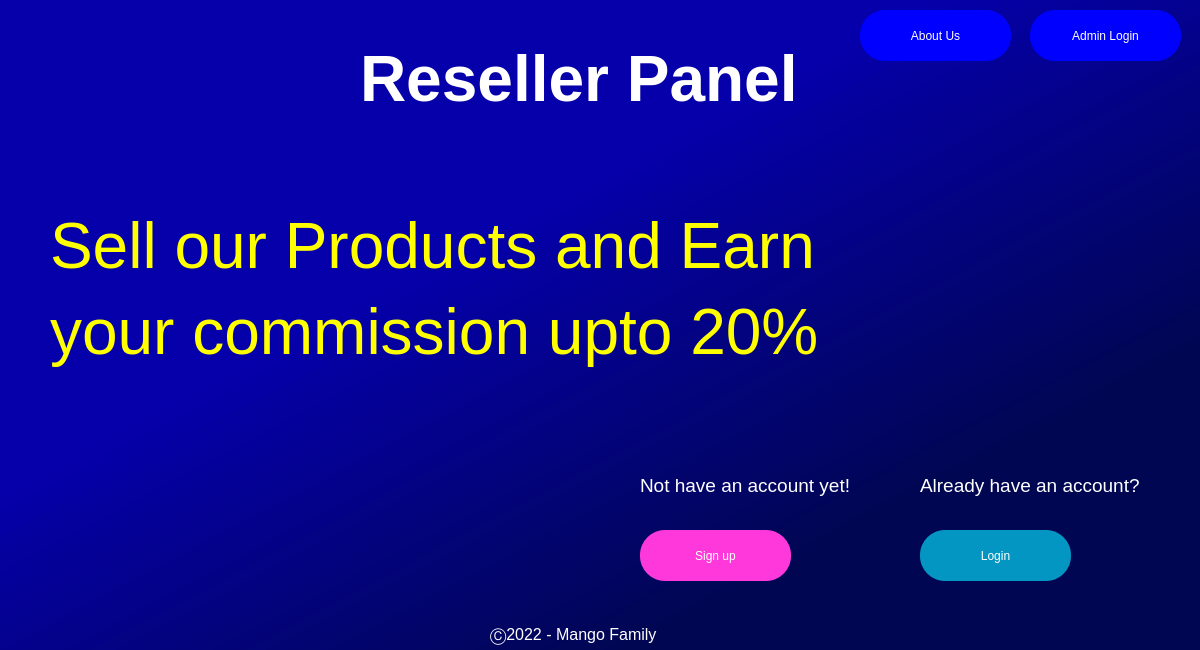
<?xml version="1.0" encoding="UTF-8"?>
<ui version="4.0">
 <class>Dialog</class>
 <widget class="QDialog" name="Dialog">
  <property name="geometry">
   <rect>
    <x>0</x>
    <y>0</y>
    <width>1200</width>
    <height>650</height>
   </rect>
  </property>
  <property name="windowTitle">
   <string>Dialog</string>
  </property>
  <widget class="QWidget" name="widget" native="true">
   <property name="geometry">
    <rect>
     <x>0</x>
     <y>0</y>
     <width>1200</width>
     <height>650</height>
    </rect>
   </property>
   <property name="styleSheet">
    <string notr="true">QWidget#widget{
background-color: qlineargradient(spread:pad, x1:0, y1:0, x2:0.755682, y2:0.773, stop:0.505682 rgba(5, 0, 169, 255), stop:1 rgba(1, 6, 82, 255));
}</string>
   </property>
   <widget class="QLabel" name="label">
    <property name="geometry">
     <rect>
      <x>50</x>
      <y>210</y>
      <width>821</width>
      <height>161</height>
     </rect>
    </property>
    <property name="text">
     <string>&lt;html&gt;&lt;head/&gt;&lt;body&gt;&lt;p&gt;&lt;span style=&quot; font-size:48pt; color:#ffff00;&quot;&gt;Sell our Products and Earn&lt;/span&gt;&lt;/p&gt;&lt;p&gt;&lt;span style=&quot; font-size:48pt; color:#ffff00;&quot;&gt;your commission upto 20%&lt;/span&gt;&lt;/p&gt;&lt;/body&gt;&lt;/html&gt;</string>
    </property>
   </widget>
   <widget class="QPushButton" name="signupButton">
    <property name="geometry">
     <rect>
      <x>640</x>
      <y>530</y>
      <width>151</width>
      <height>51</height>
     </rect>
    </property>
    <property name="styleSheet">
     <string notr="true">border-radius:25px;
background-color: rgb(255, 56, 219);
font: 14pt &quot;MS Shell Dlg 2&quot;;
color: rgb(255, 255, 255);</string>
    </property>
    <property name="text">
     <string>Sign up</string>
    </property>
   </widget>
   <widget class="QLabel" name="label_2">
    <property name="geometry">
     <rect>
      <x>640</x>
      <y>470</y>
      <width>221</width>
      <height>31</height>
     </rect>
    </property>
    <property name="text">
     <string>&lt;html&gt;&lt;head/&gt;&lt;body&gt;&lt;p&gt;&lt;span style=&quot; font-size:14pt; color:#ffffff;&quot;&gt;Not have an account yet!&lt;/span&gt;&lt;/p&gt;&lt;/body&gt;&lt;/html&gt;</string>
    </property>
   </widget>
   <widget class="QPushButton" name="loginButton">
    <property name="geometry">
     <rect>
      <x>920</x>
      <y>530</y>
      <width>151</width>
      <height>51</height>
     </rect>
    </property>
    <property name="styleSheet">
     <string notr="true">border-radius:25px;
background-color: rgb(4, 150, 194);
font: 14pt &quot;MS Shell Dlg 2&quot;;
color: rgb(255, 255, 255);</string>
    </property>
    <property name="text">
     <string>Login</string>
    </property>
   </widget>
   <widget class="QLabel" name="label_3">
    <property name="geometry">
     <rect>
      <x>920</x>
      <y>470</y>
      <width>221</width>
      <height>31</height>
     </rect>
    </property>
    <property name="text">
     <string>&lt;html&gt;&lt;head/&gt;&lt;body&gt;&lt;p&gt;&lt;span style=&quot; font-size:14pt; color:#ffffff;&quot;&gt;Already have an account?&lt;/span&gt;&lt;/p&gt;&lt;/body&gt;&lt;/html&gt;</string>
    </property>
   </widget>
   <widget class="QLabel" name="label_4">
    <property name="geometry">
     <rect>
      <x>360</x>
      <y>20</y>
      <width>471</width>
      <height>121</height>
     </rect>
    </property>
    <property name="styleSheet">
     <string notr="true">font: 75 35pt &quot;MS Shell Dlg 2&quot;;
color: rgb(61, 90, 255);
color: rgb(0, 255, 255);</string>
    </property>
    <property name="text">
     <string>&lt;html&gt;&lt;head/&gt;&lt;body&gt;&lt;p&gt;&lt;span style=&quot; font-size:48pt; font-weight:600; color:#ffffff;&quot;&gt;Reseller Panel&lt;/span&gt;&lt;/p&gt;&lt;/body&gt;&lt;/html&gt;</string>
    </property>
   </widget>
   <widget class="QPushButton" name="pushButton_4">
    <property name="geometry">
     <rect>
      <x>1030</x>
      <y>10</y>
      <width>151</width>
      <height>51</height>
     </rect>
    </property>
    <property name="styleSheet">
     <string notr="true">border-radius:25px;
background-color: rgb(0, 0, 255);
font: 14pt &quot;MS Shell Dlg 2&quot;;
color: rgb(255, 255, 255);</string>
    </property>
    <property name="text">
     <string>Admin Login</string>
    </property>
   </widget>
   <widget class="QPushButton" name="pushButton_5">
    <property name="geometry">
     <rect>
      <x>860</x>
      <y>10</y>
      <width>151</width>
      <height>51</height>
     </rect>
    </property>
    <property name="styleSheet">
     <string notr="true">border-radius:25px;
background-color: rgb(0, 0, 255);
font: 14pt &quot;MS Shell Dlg 2&quot;;
color: rgb(255, 255, 255);</string>
    </property>
    <property name="text">
     <string>About Us</string>
    </property>
   </widget>
   <widget class="QLabel" name="label_5">
    <property name="geometry">
     <rect>
      <x>490</x>
      <y>620</y>
      <width>171</width>
      <height>31</height>
     </rect>
    </property>
    <property name="text">
     <string>&lt;html&gt;&lt;head/&gt;&lt;body&gt;&lt;p&gt;&lt;span style=&quot; font-size:12pt; color:#ffffff;&quot;&gt;Ⓒ2022 - Mango Family&lt;/span&gt;&lt;/p&gt;&lt;/body&gt;&lt;/html&gt;</string>
    </property>
   </widget>
  </widget>
 </widget>
 <resources/>
 <connections/>
</ui>
